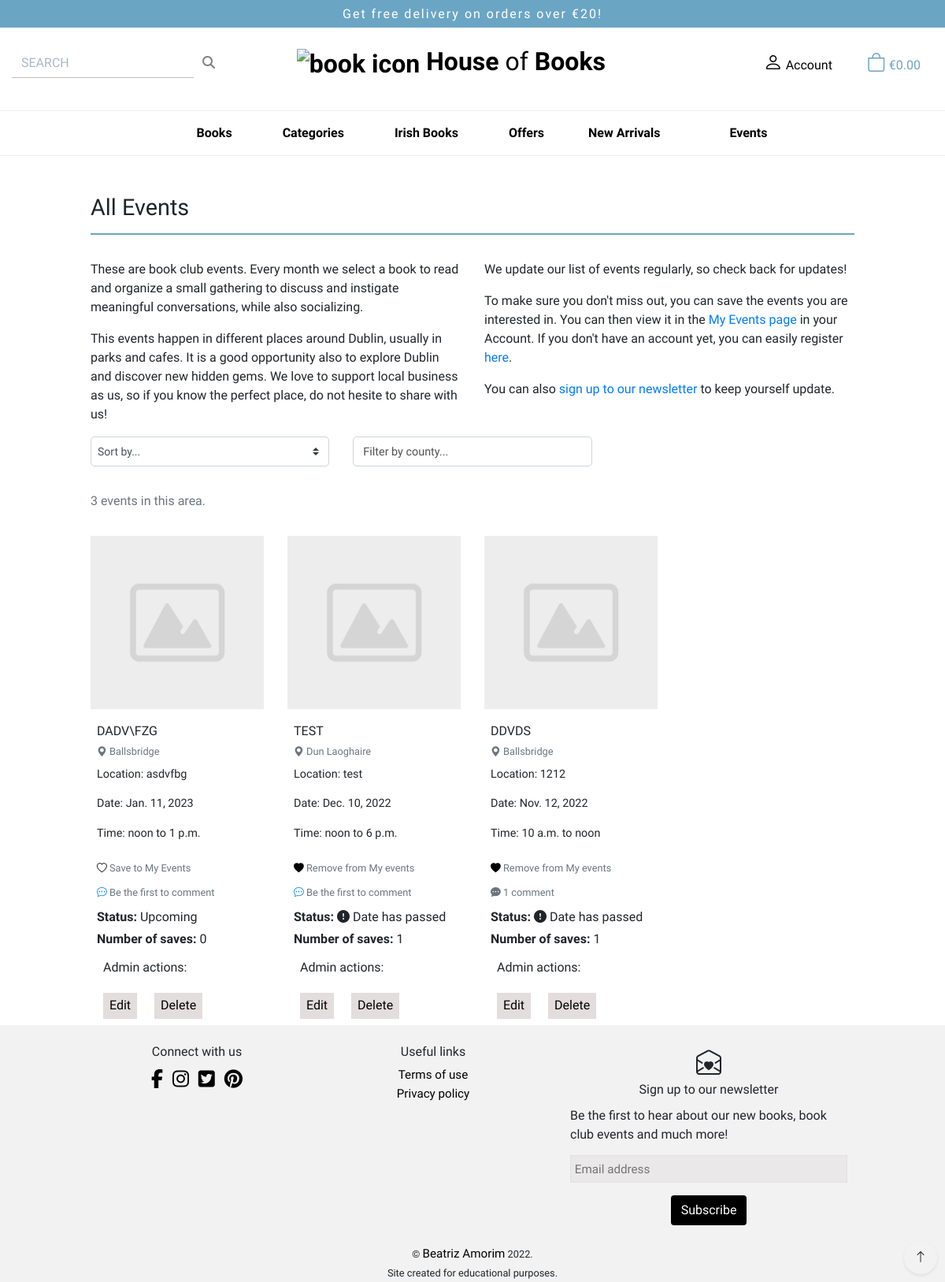
/events/ (signed in), run on the app's committed database.
### events/models.py (models this page shows, shortened)
class Event(models.Model):
    class Meta:
        ordering = ['-date']
    name = models.CharField(max_length=50)
    location = models.CharField(max_length=100)
    county = models.ForeignKey(
        County, on_delete=models.CASCADE, related_name='events'
        )
    date = models.DateField()
    start_time = models.TimeField()
    end_time = models.TimeField()
    image = models.ImageField(null=True, blank=True)
    event_description = models.TextField()
    @property
    def date_passed(self):
        return self.date < datetime.date.today()

class County(models.Model):
    class Meta:
        verbose_name_plural = 'Counties'
        ordering = ['name']
    name = models.CharField(max_length=20, unique=True)
    friendly_name = models.CharField(max_length=20)

class Comment(models.Model):
    class Meta:
        ordering = ['created_on']
    author_comment = models.ForeignKey(
        User, on_delete=models.CASCADE, related_name='event_comments'
        )
    event = models.ForeignKey(
        Event, on_delete=models.CASCADE, related_name='comments'
        )
    comment = models.TextField()
    created_on = models.DateTimeField(auto_now_add=True)

### events/views.py (the view, shortened to what this page needs)
# urls.py: path('', views.show_events, name='events'),
def show_events(request):
    today = datetime.date.today()
    saved_events_list = None
    sort = None
    sort_direction = None
    county = None
    view = None
    if request.user.is_superuser:
        events = Event.objects.all()
    else:
        events = Event.objects.filter(date__gte=today).order_by('date')
    all_events = events.order_by('county')
    if request.user.is_authenticated:
        user_profile = get_object_or_404(UserProfile, user=request.user)
        try:
            saved_events_list = get_object_or_404(
                SavedEventList, user=user_profile
                )
        except Http404:
            saved_events_list = None
    current_sorting = f'{sort}_{sort_direction}'
    current_view = view
    events_saves = {
        event.id: SavedEventList.objects.filter(event__in=[event]).count()
        for event in events
        }
    context = {
        'events': events,
        'saved_events_list': saved_events_list,
        'current_view': current_view,
        'current_sorting': current_sorting,
        'current_county': county,
        'all_events': all_events,
        'events_saves': events_saves,
    }
    template = 'events/events.html'
    return render(request, template, context)

### bag/context.py (called while the page is built, shortened)
def bag_contents(request):
    bag_items = []
    total = 0
    product_count = 0
    bag = request.session.get('bag', {})
    if total < settings.FREE_DELIVERY_THRESHOLD:
        delivery = total * Decimal(settings.STANDARD_DELIVERY_PERCENTAGE / 100)
        free_delivery_delta = settings.FREE_DELIVERY_THRESHOLD - total
    else:
        delivery = 0
        free_delivery_delta = 0
    grand_total = delivery + total
    context = {
        'bag_items': bag_items,
        'total': total,
        'product_count': product_count,
        'delivery': delivery,
        'free_delivery_delta': free_delivery_delta,
        'free_delivery_threshold': settings.FREE_DELIVERY_THRESHOLD,
        'grand_total': grand_total,
    }
    return context

### events/templates/events/events.html (shortened to what this page needs)
{% extends "base.html" %}
{% load static %}
{% block extra_css %}
<link rel="stylesheet" href="{% static 'events/css/events.css' %}">
{% endblock %}
{% block content %}
<section class="container-fluid pb-5 pb-sm-2 ">
    <div class="row ">
        <div class="col-10 offset-1 pt-5 pb-4">
            <h2 class="page-title ">
                {% if current_view == 'past' %}<span>Past{% elif request.user.is_superuser %}All{% else %}Upcoming{% endif %}
                    Events</span></h2>
        </div>
        {% if current_view == 'past' %}
        <div class="col-10 offset-1">
            <p>You are currently viewing <strong>past events.</strong>
                <p>Unfortunaly, you will not be able to save these events as they are past events.<br><br> Please check
                    our Upcoming events page</p>
        </div>
        {% else %}
        <div class="col-10 offset-1 col-lg-5 ">
            <p>These are book club events. Every month we select a book to read and organize a small gathering to
                discuss and instigate meaningful conversations, while also socializing.</p>
            <p>This events happen in different places around Dublin, usually in parks and cafes. It is a good
                opportunity also to explore Dublin and discover new hidden gems. We love to support local business as
                us, so if you know the perfect place, do not hesite to share with us!</p>
        </div>
        <div class="col-10 offset-1 col-lg-5 offset-lg-0 ">
            <p>We update our list of events regularly, so check back for updates!</p>
            <p>To make sure you don't miss out, you can save
                the events you are interested in. You can then view it in the <a href="{% url 'my_events' %}"
                    class="text-link">My
                    Events page</a> in your Account. If you don't have an account yet, you can easily register<a
                    class="text-link" href="{% url 'account_signup' %}"> here</a>.</p>
            <p class="">You can also <a class="text-link" href="#mc_embed_signup">sign up to our
                    newsletter</a> to keep yourself
                update.</p>
        </div>
        {% endif %}
    </div>
    <div class="row">
        <div class="col-10 offset-1">
            {% include '../events/includes/events_sort_and_filter.html' %}
            <div class="row mt-3">
                {% for event in events %}
                <div class="col-12 col-sm-10 col-md-6 col-lg-4 col-xl-3 card-group">
                    <div class="card h-100 border-0">
                        <a href="{% url 'event_details' event.id %}">
                            {% if event.image %}
                            <img class="img-fluid" src="{{ event.image.url }}" alt="{{ event.name }}">
                            {% else %}
                            <img class="img-fluid" src="{{ MEDIA_URL }}default.png" alt="{{ event.name }}">
                            {% endif %}
                        </a>
                        <div class="card-body pt-3 pb-0 px-1 px-md-2">
                            <p class="card-title mb-0 text-uppercase">{{ event.name }}</p>
                            <p class="small mt-1 mb-2">
                                <a href="{% url 'events' %}?county={{event.county.name}}" class="text-muted">
                                    <i class="bi bi-geo-alt-fill icon" aria-hidden="true"></i>
                                    {{ event.county.friendly_name }}
                                </a>
                            </p>
                            <p class="details-event">Location: {{ event.location }}</p>
                            <p class="details-event">Date: {{ event.date }}</p>
                            <p class="details-event"> Time: {{ event.start_time }} to
                                {{ event.end_time }}</p>
                            {% if current_view != 'past' %}
                            {% if request.user.is_authenticated %}
                            <form action="{% url 'update_my_events' event.id %}" method="POST">
                                <button type="submit" value="{{ event.id }}" name="event_id"
                                    class="bg-transparent border-0 p-0 my-2 small">
                                    {% if event in saved_events_list.event.all %}
                                    <i class="bi bi-heart-fill icon" aria-hidden="true"></i>
                                    <span class="text-muted"> Remove from My events</span>
                                    {% else %}
                                    <i class="bi bi-heart icon" aria-hidden="true"></i>
                                    <span class="text-muted"> Save to My Events</span>
                                    {% endif %}
                                </button>
                            </form>
                            {% else %}
                            <p class="small text-muted my-2"><i class="bi bi-heart icon" aria-hidden="true"></i> <a
                                    class="text-link" href="{% url 'account_login' %}"> Sign In</a> or <a
                                    class="text-link" href="{% url 'account_signup' %}"> Sign Up</a> to save to My
                                events.
                            </p>
                            {% endif %}
                            {% endif %}
                            <a href="{% url 'event_details' event.id %}" class="small"
                                aria-label="go to event details page to view comments or add comment">
                                {% if event.comments.all|length > 0 %}
                                <span class="text-muted"><i class="bi bi-chat-dots-fill"></i>
                                    {{ event.comments.all|length }}
                                    comment{% if event.comments.all|length > 1 %}s{% endif %}</span>
                                {% else %}
                                <i class="bi bi-chat-dots"></i>
                                <span class="text-muted"> Be the first to comment</span>
                                {% endif %}
                            </a>
                            {% if request.user.is_superuser %}
                            <p class="font-90 mt-2 mb-1"><strong>Status: </strong>
                                <span class="font-90">{% if event.date_passed %}
                                    <i class="bi bi-exclamation-circle-fill icon" aria-hidden="true"></i> Date has
                                    passed {% else %} Upcoming {% endif %}
                                </span>
                            </p>
                            <p class="font-90 mb-1"><strong>Number of saves: </strong>
                                <span class="font-90">
                                    {% for key, value in events_saves.items %}
                                    {% if event.id == key %}
                                    {{ value }}
                                    {% endif %}
                                    {% endfor %}
                                </span>
                            </p>
                            <p class="px-2 pt-2">Admin actions: </p>
                            <div class="admin-link-container">
                                <div class="row update-btn">
                                    <div class="col">
                                        <button class="delete-edit-button edit mt-1"><a
                                                href="{% url 'edit_event' event.id %}">
                                                Edit</a></button>
                                    </div>
                                    <div class="col">
                                        <button class="delete-edit-button delete mt-1"><a
                                                href="#deleteeventModal{{ event.id }}" data-toggle="modal">
                                                Delete</a></button>
                                    </div>
                                </div>
                            </div>
                            {% endif %}
                        </div>
                    </div>
                </div>
                {% endfor %}
            </div>
        </div>
    </div>
    <div class="btt-button shadow-sm rounded-0">
        <a class="btt-link d-flex h-100 justify-content-center align-items-center" aria-label="Back to top">
            <i class="bi bi-arrow-up" aria-hidden="true"></i>
        </a>
    </div>
</section>
{% endblock %}

### static/css/base.css (style rules this page uses)
* { margin: 0; padding: 0; box-sizing: border-box; font-family: 'sora'; }
.btt-button { height: 42px; width: 42px; position: fixed; bottom: 10px; right: 10px; border-radius: 50% !important; }
.btt-link, .update-link, .remove-item { cursor: pointer; scroll-behavior: smooth; }
.delete-edit-button { padding: 0.3rem 0.5rem; border: none; }
.delete-edit-button a { color: rgb(0, 0, 0); }
.edit { margin-left: -1rem; }

### events/static/events/css/events.css (style rules this page uses)
.page-title { font-size: 1.8rem; border-bottom: 2px solid #6ba5c4; padding-bottom: 1rem; }
.delete-edit-button { padding: 0.3rem 0.5rem; border: none; background-color: rgba(221, 213, 213, 0.808); margin-right: 0.5rem; }
.delete-edit-button a { color: rgb(0, 0, 0); }
.update-btn button { margin-left: -1rem; }
.admin-link-container { display: flex; justify-content: flex-start; margin-top: 1rem; margin-left: 1.5rem; }
.details-event { font-size: 0.9rem; }

### data on the page
Event: name "DADV\\FZG", county.friendly_name "Ballsbridge", location "asdvfbg", date "Jan. 11, 2023", start_time "noon", end_time "1 p.m.", {{ event.id }} 4 (drawn), shows "Save to My Events", shows "Be the first to comment", shows "Upcoming", events_saves "0"
Event: name (placeholder picture), name "TEST", county.friendly_name "Dun Laoghaire", location "test", date "Dec. 10, 2022", start_time "noon", end_time "6 p.m.", {{ event.id }} 2 (drawn), shows "Remove from My events", shows "Be the first to comment", shows "Date has passed", events_saves "1"
Event: name "DDVDS", county.friendly_name "Ballsbridge", location "1212", date "Nov. 12, 2022", start_time "10 a.m.", end_time "noon", shows "Remove from My events", comments.all|length "1", shows "Date has passed", events_saves "1"

### other printed values
{{ free_delivery_threshold }} "20"
{{ events|length }} "3"
